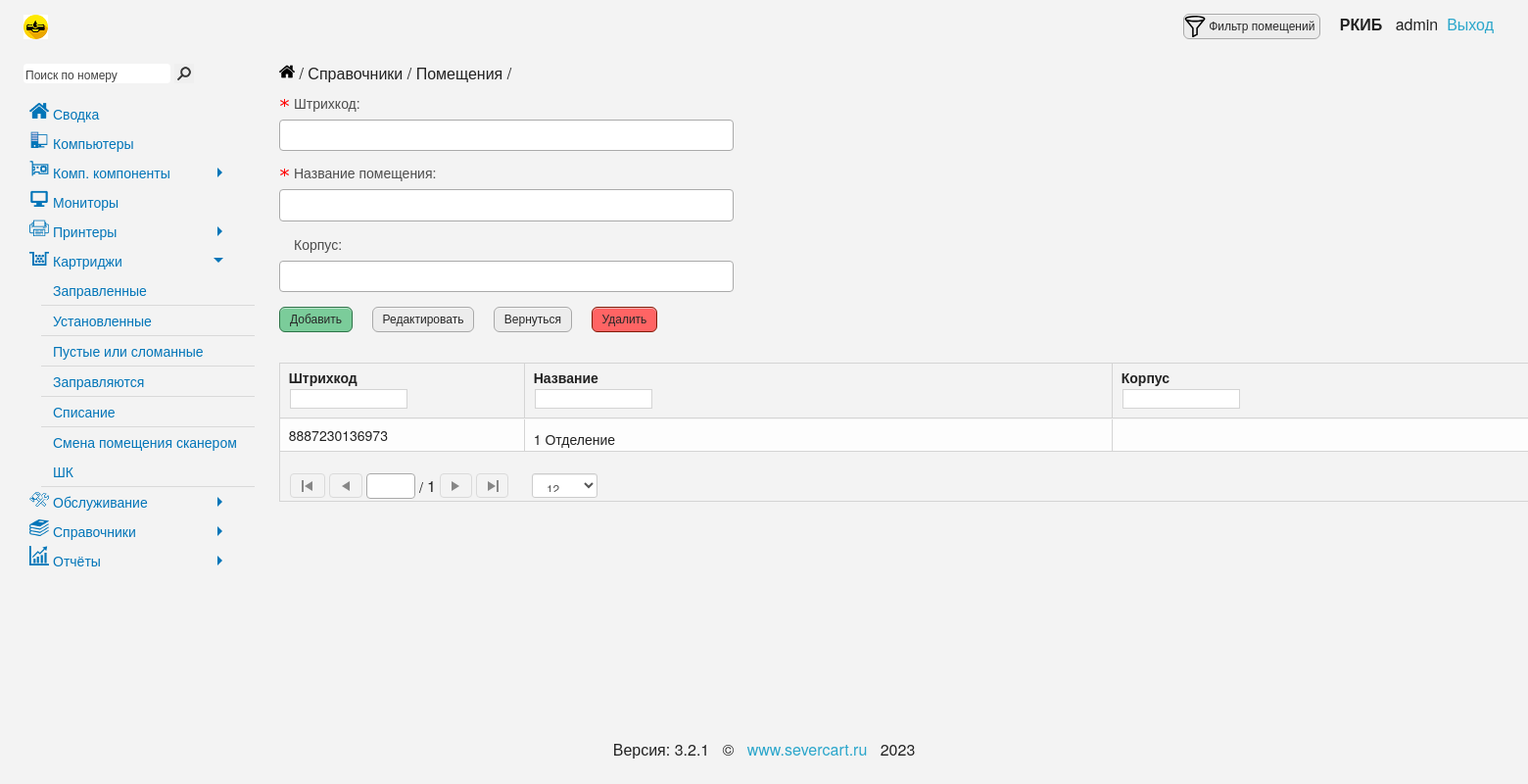
/cartridge/tree_list/, run on an earlier commit of the app's database.
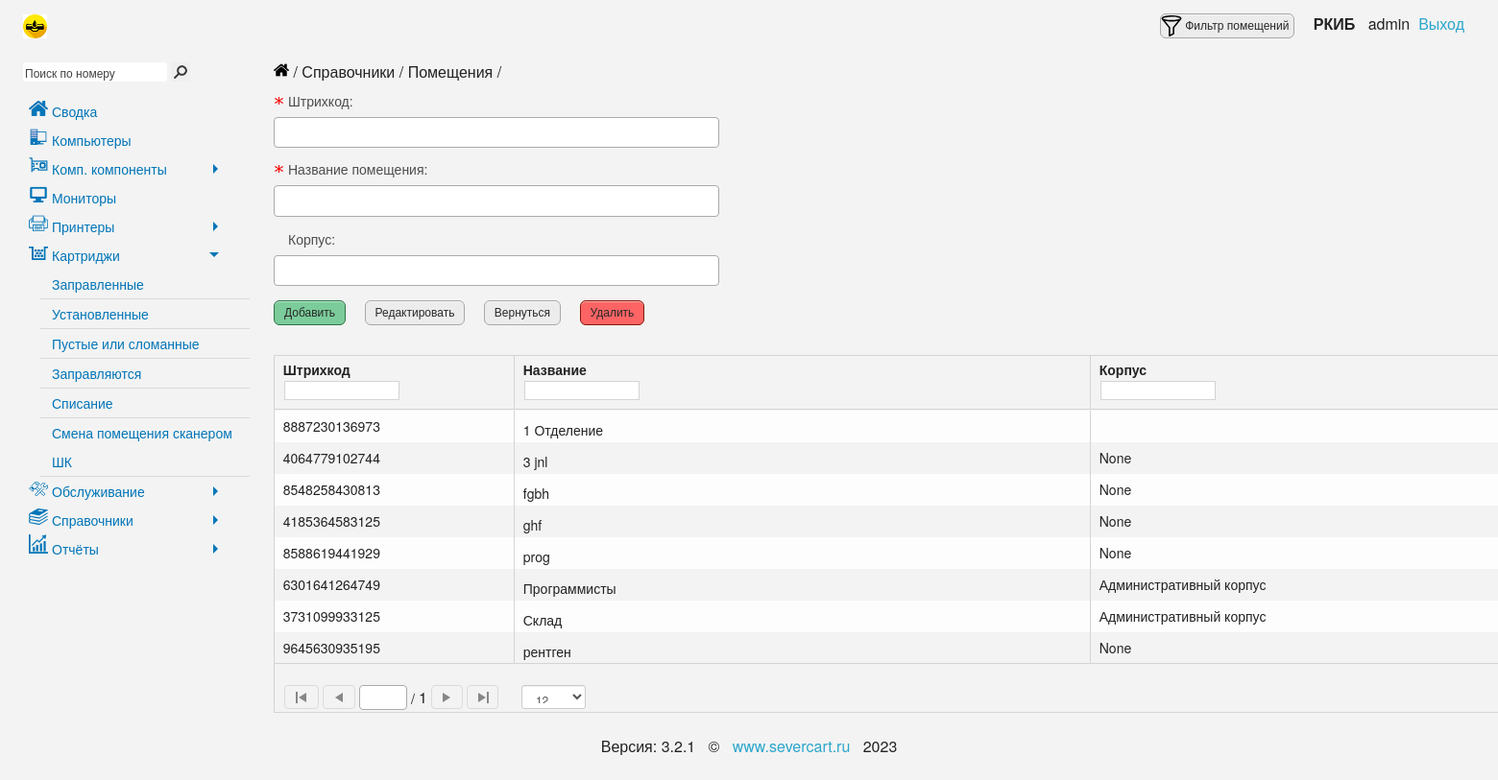
And on a later commit of the database.
### cartridge/models.py (models this page shows, shortened)
class Placements(models.Model):  # Помещения
    barcode = models.IntegerField('Штрихкод', unique=True, db_index=True)
    name = models.CharField("Помещение", max_length=50, unique=True, db_index=True)
    branch = models.CharField("Корпус", max_length=50, blank=True, null=True)
    class Meta:
        verbose_name = 'Помещение'
        verbose_name_plural = 'Помещения'

### cartridge/views.py (the view, shortened to what this page needs)
# urls.py: path('tree_list/', tree_list, name='tree_list'),
@csrf_protect
@ensure_csrf_cookie
def tree_list(request):
    place = Placements.objects.order_by('name')
    count = Placements.objects.count()
    error = ''
    display = 'none'
    name = ''
    msg_display = 'none'
    err_display = 'none'
    form = PlacementsForm()
    data = {
        'form': form,
        'error': error,
        'display': display,
        'msg_display': msg_display,
        'err_display': err_display,
        'name': name,
        'place': place,
        'count': count
    }
    return render(request, 'cartridge/tree_list.html', data)

### cartridge/forms.py
class PlacementsForm(ModelForm):  # форма Помещения
    class Meta:
        model = Placements
        fields = ['barcode', 'name', 'branch']
        widgets = {
            'name': TextInput(attrs={
                'required': "True",
            }),
            'branch': TextInput(attrs={
                'name': 'branch',
            }),
            'barcode': NumberInput(attrs={
                'name': 'number_barcode',
                'id': "id_barcode"
            })
        }

### cartridge/templates/cartridge/tree_list.html (shortened to what the changed rows need)
{% extends 'cartridge/base.html' %}
{% block content %}
    <div class="row marginTop">
        <div class="large-12 columns ">
            <div class="ui-grid grid1675336387607" id="grid1">
                <div class="ui-grid-contents-wrapper">
                    <div class="ui-grid-render-container">
                        <div class="ui-grid-viewport" style="overflow: hidden;">
                            <div class="ui-grid-canvas">
                                {% if place %}
                                    {% for el in place %}
                                        <div class="ui-grid-row ng-scope">
                                            <div class="ui-grid-cell ui-grid-coluiGrid-0007" id="1675770373642-0-uiGrid-0007-cell">
                                                <div class="ui-grid-cell-contents">{{ el.barcode }}</div>
                                            </div>
                                            <div class="ui-grid-cell ui-grid-coluiGrid-0006" id="1675770373642-0-uiGrid-0006-cell">
                                                <p class="ng-scope">
                                                    <span class="ou_5">{{ el.name }}</span>
                                                </p>
                                            </div>
                                            <div class="ui-grid-cell ui-grid-coluiGrid-0006" id="1675770373642-0-uiGrid-0008-cell">
                                                <div class="ui-grid-cell-contents">{{ el.branch }}</div>
                                            </div>
                                        </div>
                                    {% endfor %}
                                {% endif %}
                            </div>
                        </div>
                    </div>
                </div>
            </div>
        </div>
    </div>
    </div>
{% endblock %}

What changed in the data, as far as the page shows it:
added Placements: barcode "4064779102744", name "3 jnl", branch "None"
added Placements: barcode "8548258430813", name "fgbh", branch "None"
added Placements: barcode "4185364583125", name "ghf", branch "None"
added Placements: barcode "8588619441929", name "prog", branch "None"
added Placements: barcode "6301641264749", name "Программисты", branch "Административный корпус"
added Placements: barcode "3731099933125", name "Склад", branch "Административный корпус"
added Placements: barcode "9645630935195", name "рентген", branch "None"
